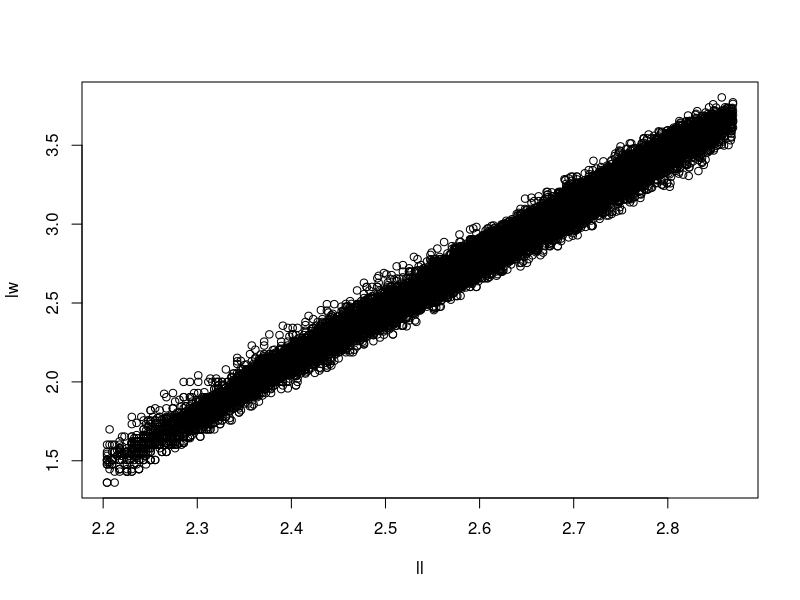

Here is the R script that generated this plot: (Note: this script raises an error after producing the figure.)
wae <- read.table("WAE Clean.txt", header=T)
attach(wae)
names(wae)

ll <- log10(length)
lw <- log10(weight)
plot(lw~ll)

#linear
l.mod <- lm(lw~ll)
summary(l.mod)
anova(l.mod)

#non-linear
nl.mod <- nls(lw~(alpha*(ll)^2)+(beta*(ll))+charlie, start=list(alpha=-5.73, beta=3.27, charlie=0.01), trace=T)
summary(nl.mod)
#R squared
R2(ll, lw, nl.mod)

#quantile
q75.mod <- nlrq(lw~(alpha*(ll)^2)+(beta*(ll))+charlie, start=list(alpha=-5.73, beta=3.27, charlie=0.01), tau=0.75, trace=T)
q50.mod <- nlrq(lw~(alpha*(ll)^2)+(beta*(ll))+charlie, start=list(alpha=-5.73, beta=3.27, charlie=0.01), trace=T)
summary(q50.mod)
summary(q75.mod)

 plot(lw~ll)
  abline(l.mod, col="red", lty="dashed")
  moda=seq(2.1, 3.0, by=0.001)
  lines(moda, predict(nl.mod, list(ll = moda)), col="red")
  lines(moda, predict(q75.mod, list(ll=moda)), col="purple")